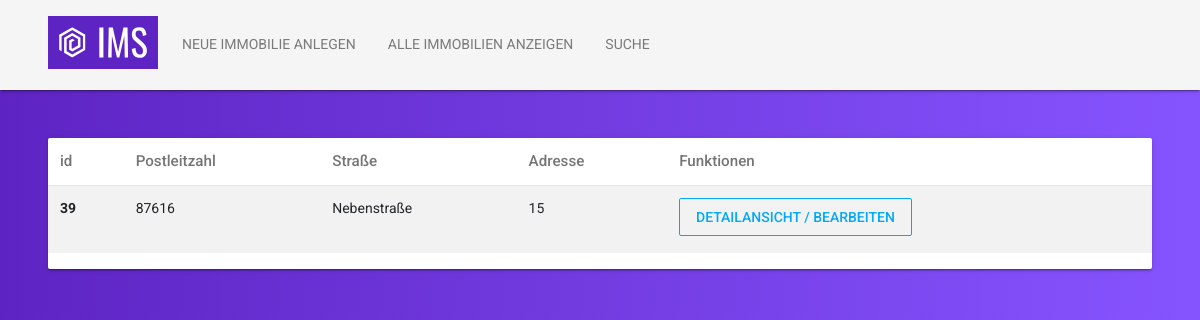
The page /sites/estate-overview.sites.php (signed in) on the database its author committed.
### tables this page shows
CREATE TABLE IF NOT EXISTS `estates` (
  `EstateID` int(11) NOT NULL AUTO_INCREMENT,
  `Estate_TypeID` int(255) NOT NULL,
  `Estate_ParentID` int(255) NOT NULL,
  `AddressID` int(11) NOT NULL,
  `Estate_MetaID` int(11) NOT NULL,
  PRIMARY KEY (`EstateID`),
  KEY `Estates_fk0` (`Estate_TypeID`),
  KEY `Estates_fk1` (`Estate_ParentID`),
  KEY `Estates_fk2` (`AddressID`),
  KEY `Estates_fk3` (`Estate_MetaID`)
);

CREATE TABLE IF NOT EXISTS `addresses` (
  `AddressID` int(11) NOT NULL AUTO_INCREMENT,
  `ZipcodeID` int(11) NOT NULL,
  `Address_Street` varchar(255) NOT NULL,
  `Address_Street_Number` varchar(255) NOT NULL,
  `Address_Country_Code` varchar(255) NOT NULL,
  PRIMARY KEY (`AddressID`),
  KEY `Addresses_fk` (`ZipcodeID`)
);

### methods/gets/get.estates.php (the view, shortened to what this page needs)
<?php
class buildEstateQuery
{
    function __construct()
    {
        $this->detail_fallback = 'Bitte zuerst Objekte einpflegen!';
    }
    private function db()
    {
        $servername = "bngwcgyjxquzsogdpgjv-mysql.services.clever-cloud.com";
        $username = "ubzcxi5aeywhopxg";
        $password = "GkgWQRKJzxDrFquEIQp6";
        $database = "bngwcgyjxquzsogdpgjv";
        return new mysqli($servername, $username, $password, $database);
    }
    public function overview()
    {
        if (isset($_SERVER['HTTPS']) && $_SERVER['HTTPS'] === 'on')
            $url = "https://";
        else
            $url = "http://";
        $url .= $_SERVER['HTTP_HOST'];
        $url .= $_SERVER['REQUEST_URI'];
        $host = parse_url($url, PHP_URL_SCHEME) . '://' . parse_url($url, PHP_URL_HOST);
        $root = 'immobilien-management-system';
        $connection = $this->db();
        $logged_in_user = $_SESSION['user_id'];
        $sql = "SELECT * FROM estates_in_landlords WHERE LandlordID = $logged_in_user";
        $result = mysqli_query($connection, $sql);
        if ($result->num_rows > 0) {
            while ($row = $result->fetch_assoc()) {
                $search = $row['EstateID'];
                $join = "SELECT
                estate_types.Estate_Type,
                addresses.ZipcodeID,
                addresses.Address_Street,
                addresses.Address_Street_Number,
                estates.EstateID
                FROM estates
                INNER JOIN estate_types ON estates.Estate_TypeID=estate_types.Estate_TypeID
                INNER JOIN addresses ON estates.AddressID=addresses.AddressID
                WHERE estates.EstateID = $search";
                $join_results = mysqli_query($connection, $join);
                if ($join_results->num_rows > 0) {
                    while ($join_entry = $join_results->fetch_assoc()) {
                        $path = "sites/estate-detail.sites.php?id=" . $join_entry['EstateID'] . "";
                        $link = $host . '/' . $root . '/' . $path;
                        $button = "<a class='btn btn-outline-info'
                        href='" . $link . "'>
                        Detailansicht / Bearbeiten
                        </a>";
                        $table = "<tr>
                        <th scope='row'>" . $join_entry['EstateID'] . "</th>
                        <td>" . $join_entry['ZipcodeID'] . "</td>
                        <td>" . $join_entry['Address_Street'] . "</td>
                        <td>" . $join_entry['Address_Street_Number'] . "</td>
                        <td>" . $button . "</td>
                        </tr>";
                        echo $table;
                    }
                }
            }
        } else {
            echo $this->detail_fallback;
        }
    }
}

### rows shown on the page
estates: EstateID "39", AddressID.ZipcodeID "87616", AddressID.Address_Street "Nebenstraße", AddressID.Address_Street_Number "15"
